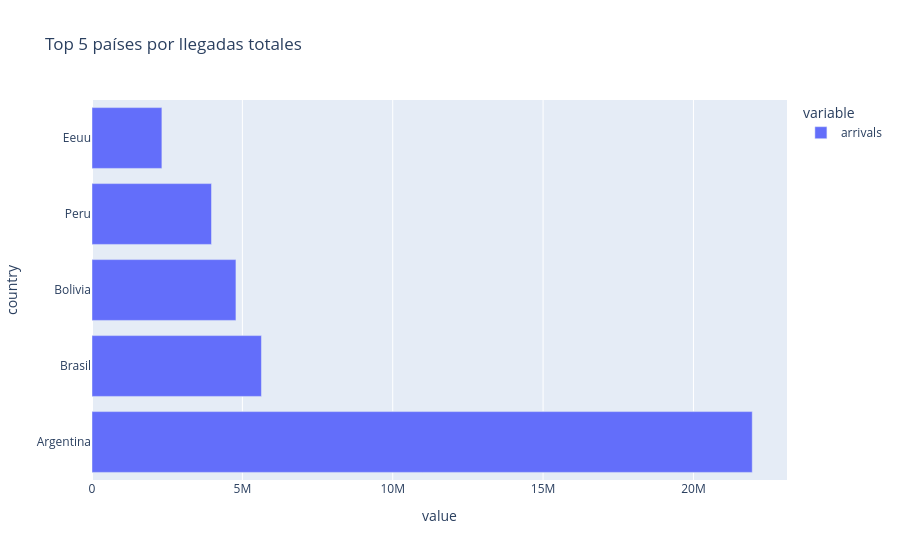
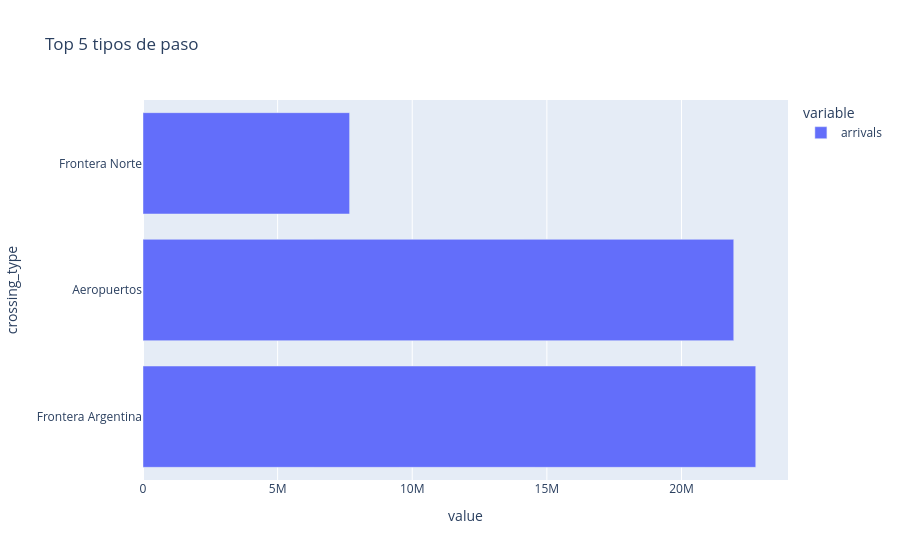
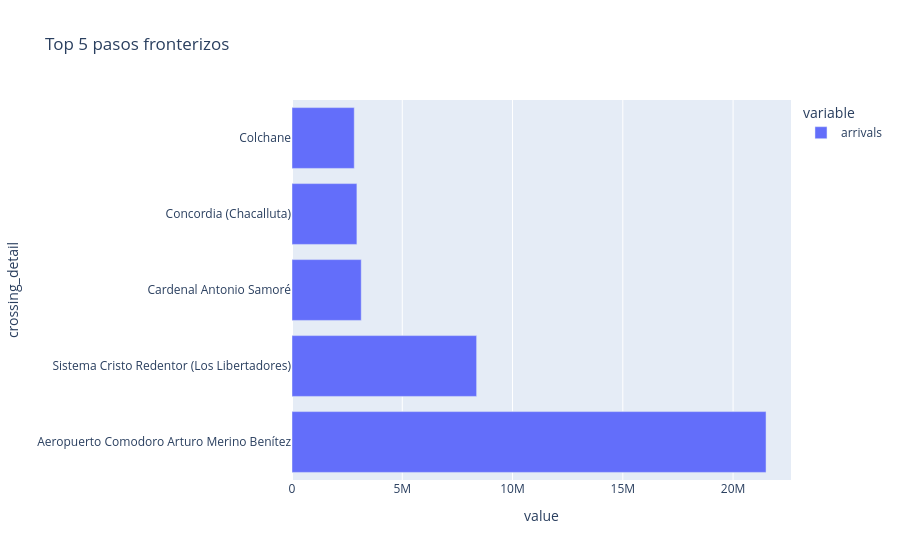

Source (notebook cell) for these figures, in order:
### Code cell
top5_country = df.groupby("country")["arrivals"].sum().nlargest(5)
top5_crossing_type = df.groupby("crossing_type")["arrivals"].sum().nlargest(5)
top5_crossing_detail = df.groupby("crossing_detail")["arrivals"].sum().nlargest(5)

fig1 = px.bar(top5_country, orientation="h", title="Top 5 países por llegadas totales")
fig1.show()

fig2 = px.bar(top5_crossing_type, orientation="h", title="Top 5 tipos de paso")
fig2.show()

fig3 = px.bar(top5_crossing_detail, orientation="h", title="Top 5 pasos fronterizos")
fig3.show()

### Figure 1 — Plotly figure (JSON) as saved in the notebook; plotly's stock layout.template omitted (floating-point values rounded to 4 significant figures)
{"data": [{"hovertemplate": "variable=arrivals<br>value=%{x}<br>country=%{y}<extra></extra>", "legendgroup": "arrivals", "marker": {"color": "#636efa", "pattern": {"shape": ""}}, "name": "arrivals", "orientation": "h", "showlegend": true, "textposition": "auto", "type": "bar", "x": [21955271, 5634250, 4786500, 3973957, 2323912], "xaxis": "x", "y": ["Argentina", "Brasil", "Bolivia", "Peru", "Eeuu"], "yaxis": "y"}], "layout": {"barmode": "relative", "legend": {"title": {"text": "variable"}, "tracegroupgap": 0}, "title": {"text": "Top 5 países por llegadas totales"}, "xaxis": {"anchor": "y", "domain": [0, 1], "title": {"text": "value"}}, "yaxis": {"anchor": "x", "domain": [0, 1], "title": {"text": "country"}}}}

### Figure 2 — Plotly figure (JSON) as saved in the notebook; plotly's stock layout.template omitted (floating-point values rounded to 4 significant figures)
{"data": [{"hovertemplate": "variable=arrivals<br>value=%{x}<br>crossing_type=%{y}<extra></extra>", "legendgroup": "arrivals", "marker": {"color": "#636efa", "pattern": {"shape": ""}}, "name": "arrivals", "orientation": "h", "showlegend": true, "textposition": "auto", "type": "bar", "x": [22758777, 21941683, 7673846], "xaxis": "x", "y": ["Frontera Argentina", "Aeropuertos", "Frontera Norte"], "yaxis": "y"}], "layout": {"barmode": "relative", "legend": {"title": {"text": "variable"}, "tracegroupgap": 0}, "title": {"text": "Top 5 tipos de paso"}, "xaxis": {"anchor": "y", "domain": [0, 1], "title": {"text": "value"}}, "yaxis": {"anchor": "x", "domain": [0, 1], "title": {"text": "crossing_type"}}}}

### Figure 3 — Plotly figure (JSON) as saved in the notebook; plotly's stock layout.template omitted (floating-point values rounded to 4 significant figures)
{"data": [{"hovertemplate": "variable=arrivals<br>value=%{x}<br>crossing_detail=%{y}<extra></extra>", "legendgroup": "arrivals", "marker": {"color": "#636efa", "pattern": {"shape": ""}}, "name": "arrivals", "orientation": "h", "showlegend": true, "textposition": "auto", "type": "bar", "x": [21494984, 8372080, 3139690, 2943040, 2823123], "xaxis": "x", "y": ["Aeropuerto Comodoro Arturo Merino Benítez", "Sistema Cristo Redentor (Los Libertadores)", "Cardenal Antonio Samoré", "Concordia (Chacalluta)", "Colchane"], "yaxis": "y"}], "layout": {"barmode": "relative", "legend": {"title": {"text": "variable"}, "tracegroupgap": 0}, "title": {"text": "Top 5 pasos fronterizos"}, "xaxis": {"anchor": "y", "domain": [0, 1], "title": {"text": "value"}}, "yaxis": {"anchor": "x", "domain": [0, 1], "title": {"text": "crossing_detail"}}}}
